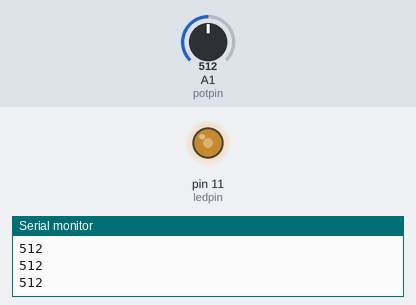
A sketch run on a simulated Arduino Uno, built with avr-gcc and run on an emulated ATmega328P. On the bench: output pins drawn as LEDs (lit = HIGH), the last lines printed to the serial monitor. The test bench sets the inputs (shaded band); at power-on: A1 (potpin) = 512.

Above: at 1.2 s.
1.3 s: A1 (potpin) set to 716
At 1.7 s:
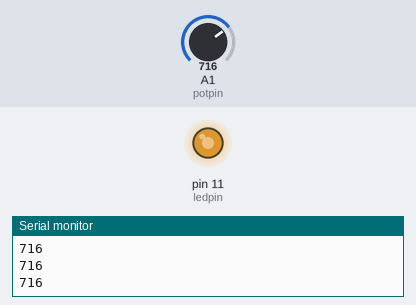
2.8 s: A1 (potpin) set to 900
At 4.0 s:
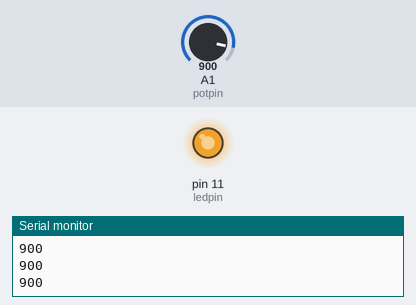
4.3 s: A1 (potpin) set to 122
At 5.2 s:
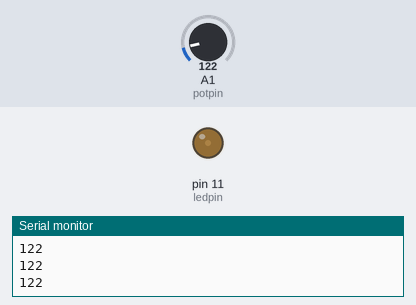
5.8 s: A1 (potpin) set to 0
At 6.4 s:
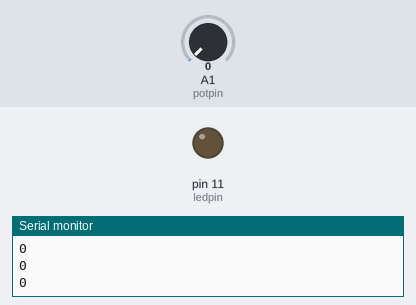
Timing chart, 0 to 8.3 s (numbered marks = the images above; inputs shaded):
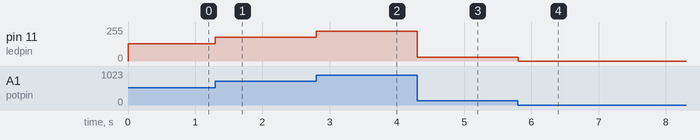

The sketch:

Project_17.2_Dimming_light.ino
```cpp
//**********************************************************************************
/*
Keyestudio 2021 Starter Kit
Project 17.2
Dimming_light
http//www.keyestudio.com
*/
int potpin=A1;// initializes analog PIN A1 of the adjustable potentiometer
int ledpin=11;// initializes the digital PIN 11
int val=0;// defines "val" with an initial value of 0
void setup()
{
pinMode(ledpin,OUTPUT);// sets digital pin to "output"
Serial.begin(9600);// sets baudrate to 9600
}
void loop()
{
val=analogRead(potpin);// reads the analog value of analog PIN A1 and assigns it to "val"
analogWrite(ledpin,val/4);
Serial.println(val);// displays the value of "val"
}
//**********************************************************************************
```

Measured:
- after the input at 1.3 s, pin 11 (ledpin): 128/255 → 179/255 at once
- after the input at 2.8 s, pin 11 (ledpin): 179/255 → 225/255 at once
- after the input at 4.3 s, pin 11 (ledpin): 225/255 → 30/255 at once
- after the input at 5.8 s, pin 11 (ledpin): 30/255 → 0/255 at once
